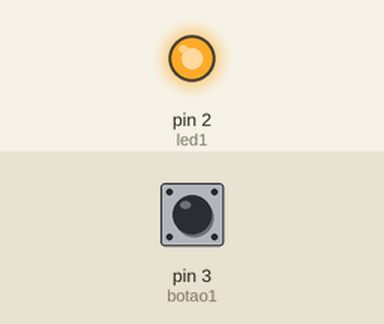
This sketch was run on a simulated Arduino Uno, built with avr-gcc and run on an emulated ATmega328P. On the bench: output pins drawn as LEDs (lit = HIGH). The test bench sets the inputs (shaded band); at power-on: pin 3 (botao1) LOW.

Above: at 1.2 s.
1.3 s: pin 3 (botao1) pulled HIGH for 0.15 s
At 1.37 s:
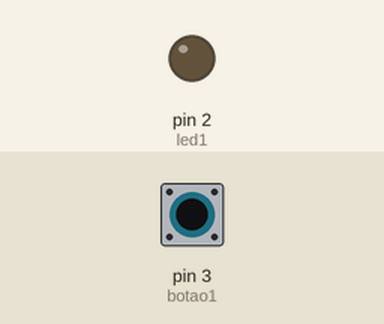
2.9 s: pin 3 (botao1) pulled HIGH for 3.2 s
At 6.9 s:
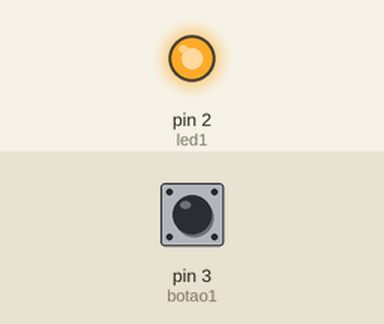
Timing chart, 0 to 8.4 s (numbered marks = the images above; inputs shaded):
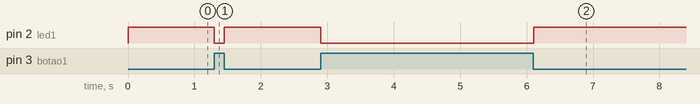

The sketch:

codigo.ino
```cpp
const int led1 = 2;
const int botao1 = 3;

int var;

void setup()
{
  pinMode(led1, OUTPUT);
  pinMode(botao1,INPUT);
}

void loop()
{
 var = digitalRead(botao1);

  if(var){
    digitalWrite(led1,LOW);
  }else{
    digitalWrite(led1,HIGH);
}
  delay(10);

}
```

Measured:
- after the input at 1.3 s, pin 2 (led1): HIGH → LOW at once, → HIGH 0.15 s later
- after the input at 2.9 s, pin 2 (led1): HIGH → LOW at once, → HIGH 3.2 s later
